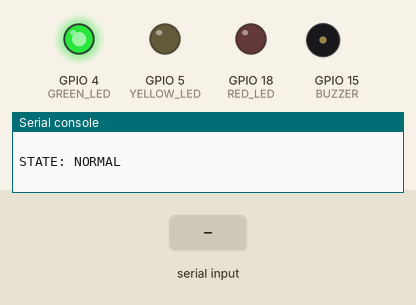
This program was run on a simulated ESP32 board running MicroPython. Parts: output pins drawn as LEDs (lit = HIGH), buzzer (waves = sounding, pin HIGH), the last lines printed to the serial console. Dashed ring = blinking. Inputs (shaded band) come from the test bench. The clock reads 2024-03-15 10:24:30 at power-on unless the program sets it.

Above: at 1.2 s.
1.3 s: "W" received over the second serial link
At 1.39 s:
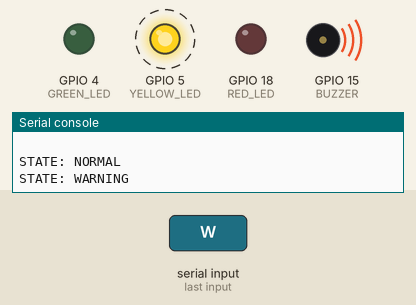
4.3 s: "C" received over the second serial link
At 5.5 s:
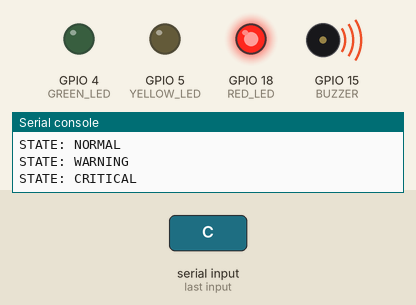
5.8 s: "N" received over the second serial link
At 6.7 s:
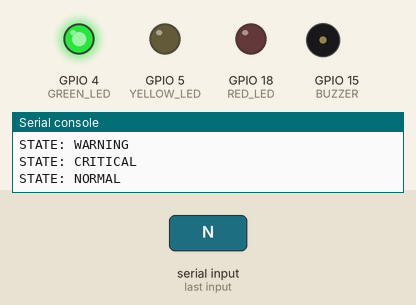
Timing chart, 0 to 8.8 s (numbered marks = the images above; inputs shaded):
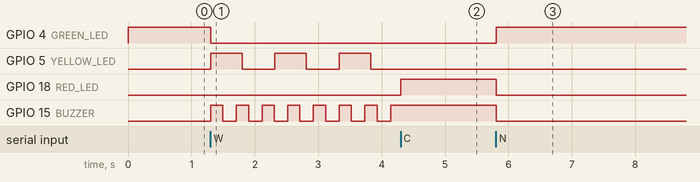

The program:

esp32_firmware.py
```python
"""
ESP32 MicroPython Firmware for Driver Safety System

Hardware connections:
  GPIO 4  → Green LED (NORMAL)
  GPIO 5  → Yellow LED (WARNING)
  GPIO 18 → Red LED (CRITICAL)
  GPIO 15 → Buzzer

Serial protocol:
  'N' → NORMAL: Green LED ON, others OFF, buzzer OFF
  'W' → WARNING: Yellow LED blinking, buzzer beeping
  'C' → CRITICAL: Red LED ON, buzzer continuous, others OFF

Non-blocking design: Uses timers and counters for blinking/beeping
"""

import machine
import time
import sys

# GPIO Definitions
GREEN_LED = machine.Pin(4, machine.Pin.OUT)
YELLOW_LED = machine.Pin(5, machine.Pin.OUT)
RED_LED = machine.Pin(18, machine.Pin.OUT)
BUZZER = machine.Pin(15, machine.Pin.OUT)

# State tracking
current_state = 'N'  # Start with NORMAL
last_state_time = time.time()

# Timing for blinking/beeping (in milliseconds)
BLINK_INTERVAL = 500  # 500ms on/off for WARNING LED
BEEP_INTERVAL = 200   # 200ms on/off for WARNING buzzer
CRITICAL_BUZZER_ON = 1000  # Continuous on for CRITICAL

# Counters for non-blocking timing
blink_counter = 0
beep_counter = 0
critical_buzzer_toggle = True

# Serial setup
uart = machine.UART(0, 115200)
uart.init(115200, bits=8, parity=None, stop=1)


def all_leds_off():
    """Turn off all LEDs."""
    GREEN_LED.off()
    YELLOW_LED.off()
    RED_LED.off()


def all_off():
    """Turn off everything."""
    all_leds_off()
    BUZZER.off()


def set_normal():
    """NORMAL state: Green LED ON, everything else OFF."""
    global current_state
    current_state = 'N'
    all_off()
    GREEN_LED.on()
    print("STATE: NORMAL")


def set_warning():
    """WARNING state: Yellow LED blinking, buzzer beeping."""
    global current_state, blink_counter, beep_counter
    current_state = 'W'
    all_off()
    blink_counter = 0
    beep_counter = 0
    print("STATE: WARNING")


def set_critical():
    """CRITICAL state: Red LED ON, buzzer continuous."""
    global current_state, critical_buzzer_toggle
    current_state = 'C'
    all_off()
    RED_LED.on()
    BUZZER.on()
    critical_buzzer_toggle = True
    print("STATE: CRITICAL")


def handle_warning():
    """Non-blocking WARNING state handler: Blink LED, beep buzzer."""
    global blink_counter, beep_counter

    # Blink yellow LED
    blink_counter += 1
    if blink_counter < (BLINK_INTERVAL // 10):
        YELLOW_LED.on()
    else:
        YELLOW_LED.off()

    if blink_counter >= (BLINK_INTERVAL * 2 // 10):
        blink_counter = 0

    # Beep buzzer
    beep_counter += 1
    if beep_counter < (BEEP_INTERVAL // 10):
        BUZZER.on()
    else:
        BUZZER.off()

    if beep_counter >= (BEEP_INTERVAL * 2 // 10):
        beep_counter = 0


def read_serial_non_blocking():
    """Read single character from serial if available."""
    if uart.any():
        try:
            char = uart.read(1)
            if char:
                return char.decode('utf-8').strip()
        except Exception as e:
            print(f"Serial error: {e}")
    return None


def main():
    """Main loop."""
    global current_state

    print("=== Driver Safety System - ESP32 Firmware ===")
    print(f"GPIO 4 (Green) | GPIO 5 (Yellow) | GPIO 18 (Red) | GPIO 15 (Buzzer)")
    print("Waiting for commands: N (normal), W (warning), C (critical)")
    print()

    # Initialize to NORMAL
    set_normal()

    loop_counter = 0

    while True:
        # Read serial input (non-blocking)
        cmd = read_serial_non_blocking()
        if cmd:
            if cmd == 'N':
                set_normal()
            elif cmd == 'W':
                set_warning()
            elif cmd == 'C':
                set_critical()
            else:
                print(f"Unknown command: {cmd}")

        # Handle state-specific behavior
        if current_state == 'W':
            handle_warning()

        # Small delay to avoid tight loop (10ms = comfortable 100Hz update rate)
        time.sleep(0.01)

        # Print status every 100 loops (~1 second)
        loop_counter += 1
        if loop_counter >= 100:
            loop_counter = 0
            # Optional: print current state periodically
            # print(f"Still running. State: {current_state}")


if __name__ == '__main__':
    try:
        main()
    except KeyboardInterrupt:
        print("Shutting down...")
        all_off()
    except Exception as e:
        print(f"Error: {e}")
        all_off()
```

Measured:
- after the input at 1.3 s, GPIO 4 (GREEN_LED): HIGH → LOW at once; GPIO 5 (YELLOW_LED): alternates HIGH for 0.50 s and LOW for 0.52 s, starting at once; GPIO 15 (BUZZER): alternates HIGH for 0.19 s and LOW for 0.21 s, starting at once
- after the input at 4.3 s, GPIO 5 (YELLOW_LED): stays LOW (without the input it goes to HIGH after 0.04 s); GPIO 18 (RED_LED): LOW → HIGH at once; GPIO 15 (BUZZER): stops changing and stays HIGH
- after the input at 5.8 s, GPIO 4 (GREEN_LED): LOW → HIGH at once; GPIO 18 (RED_LED), GPIO 15 (BUZZER): HIGH → LOW at once
